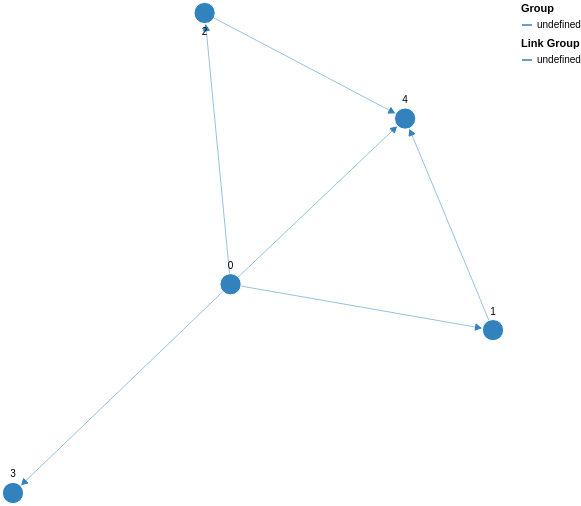

The Vega-Lite source for this figure:
### Vega specification from a JSON file in a GitHub repository (floating-point values rounded to 4 significant figures)
{"$schema": "https://vega.github.io/schema/vega/v5.json", "description": "A node-link diagram with force-directed layout.", "width": 500, "height": 500, "padding": 0, "signals": [{"name": "cx", "update": "width / 2"}, {"name": "cy", "update": "height / 2"}, {"name": "nodeRadius", "value": 15}, {"name": "nodeCharge", "value": -80}, {"name": "linkDistance", "value": 80}, {"description": "State variable for active node fix status.", "name": "fix", "value": false, "on": [{"events": "symbol:mouseout[!event.buttons], window:mouseup", "update": "false"}, {"events": "symbol:mouseover", "update": "fix || true"}, {"events": "[symbol:mousedown, window:mouseup] > window:mousemove!", "update": "xy()", "force": true}]}, {"description": "Unfix node", "name": "reset", "value": null, "on": [{"events": "symbol:dblclick", "update": "item().datum"}]}, {"description": "Graph node most recently interacted with.", "name": "node", "value": null, "on": [{"events": "symbol:mouseover", "update": "fix === true ? item() : node"}]}, {"description": "Flag to restart Force simulation upon data changes.", "name": "restart", "value": false, "on": [{"events": {"signal": "fix"}, "update": "fix && fix.length"}, {"events": {"signal": "reset"}, "update": "true"}]}], "scales": [{"name": "color", "type": "ordinal", "domain": {"data": "node-data", "field": "group"}, "range": {"scheme": "category20c"}}, {"name": "colorlink", "type": "ordinal", "domain": {"data": "link-data", "field": "group"}, "range": {"scheme": "category20c"}}, {"name": "xscale", "domain": {"data": "node-data", "field": "inputX"}, "range": [10, {"signal": "width - 10"}]}, {"name": "yscale", "domain": {"data": "node-data", "field": "inputY"}, "range": [10, {"signal": "height - 10"}]}], "legends": [{"title": "Group", "stroke": "color", "symbolType": "stroke"}, {"title": "Link Group", "stroke": "colorlink", "symbolType": "stroke"}], "marks": [{"name": "nodes", "type": "symbol", "zindex": 1, "from": {"data": "node-data"}, "transform": [{"type": "force", "iterations": 300, "restart": {"signal": "restart"}, "static": true, "signal": "force", "forces": [{"force": "center", "x": {"signal": "cx"}, "y": {"signal": "cy"}}, {"force": "collide", "radius": {"signal": "nodeRadius"}}, {"force": "nbody", "strength": {"signal": "nodeCharge"}}, {"force": "link", "links": "link-data", "distance": {"signal": "linkDistance"}}]}], "encode": {"enter": {"fill": {"scale": "color", "field": "group"}, "stroke": {"value": "white"}}, "update": {"size": {"signal": "2 * nodeRadius * nodeRadius"}, "cursor": {"value": "pointer"}, "fx": {"signal": "datum.interactionX == null ? scale('xscale', datum.inputX) : datum.interactionX"}, "fy": {"signal": "datum.interactionY == null ? scale('yscale', datum.inputY) : datum.interactionY"}}}}, {"type": "text", "name": "labels", "from": {"data": "nodes"}, "zindex": 2, "interactive": false, "transform": [{"type": "label", "avoidMarks": ["nodes"], "anchor": ["top", "bottom", "right", "left"], "offset": [1], "size": {"signal": "[width + 60, height]"}}], "encode": {"enter": {"fill": {"value": "black"}, "align": {"value": "center"}, "baseline": {"value": "middle"}, "fontSize": {"value": 10}, "text": {"field": "datum.label"}}, "update": {"x": {"field": "x"}, "y": {"field": "y"}}}}, {"type": "path", "from": {"data": "link-data"}, "interactive": false, "encode": {"update": {"stroke": {"scale": "colorlink", "field": "group"}, "strokeWidth": {"value": 0.5}}}, "transform": [{"type": "linkpath", "require": {"signal": "force"}, "shape": "line", "sourceX": "datum.source.x", "sourceY": "datum.source.y", "targetX": "datum.target.x", "targetY": "datum.target.y"}]}, {"name": "arrows", "type": "symbol", "from": {"data": "link-data"}, "zindex": {"value": 40}, "encode": {"enter": {"fill": {"scale": "colorlink", "field": "group"}, "stroke": {"scale": "colorlink", "field": "group"}, "shape": {"value": "triangle-right"}, "size": {"value": 40}}, "update": {"x": {"field": "target.x"}, "y": {"field": "target.y"}}, "hover": {"opacity": {"value": 1}}}, "transform": [{"type": "formula", "as": "tan", "expr": "atan2((datum.datum.target.y-datum.datum.source.y),(datum.datum.target.x-datum.datum.source.x))"}, {"type": "formula", "as": "angle", "expr": "datum.tan*180/PI"}, {"type": "formula", "as": "y", "expr": "datum.datum.target.y - nodeRadius*sin(datum.tan)"}, {"type": "formula", "as": "x", "expr": "datum.datum.target.x - nodeRadius*cos(datum.tan)"}]}], "data": [{"name": "node-data", "values": [{"attribution": ["B", "A", "C"], "label": 0, "id": 0, "inputX": -0.151, "inputY": 0.1393, "fx": null, "fy": null}, {"attribution": ["D", "B", "C", "A"], "label": 1, "id": 1, "inputX": 0.873, "inputY": 0.3146, "fx": null, "fy": null}, {"attribution": ["C", "B"], "label": 2, "id": 2, "inputX": -0.2522, "inputY": -0.8972, "fx": null, "fy": null}, {"attribution": ["C", "B", "A", "D"], "label": 3, "id": 3, "inputX": -1.0, "inputY": 0.937, "fx": null, "fy": null}, {"attribution": ["D", "C", "A", "B"], "label": 4, "id": 4, "inputX": 0.5302, "inputY": -0.4937, "fx": null, "fy": null}], "on": [{"trigger": "fix.length == 2", "modify": "node.datum", "values": "{interactionX: fix[0], interactionY: fix[1]}"}, {"trigger": "reset", "modify": "reset", "values": "{interactionX: null, interactionY: null}"}]}, {"name": "link-data", "values": [{"attribution": ["A", "D", "B", "C"], "source": 0, "target": 1}, {"attribution": ["C"], "source": 0, "target": 2}, {"attribution": ["B"], "source": 0, "target": 3}, {"attribution": ["B", "C"], "source": 0, "target": 4}, {"attribution": ["D", "B", "A"], "source": 1, "target": 4}, {"attribution": ["C", "D", "A", "B"], "source": 2, "target": 4}]}]}
